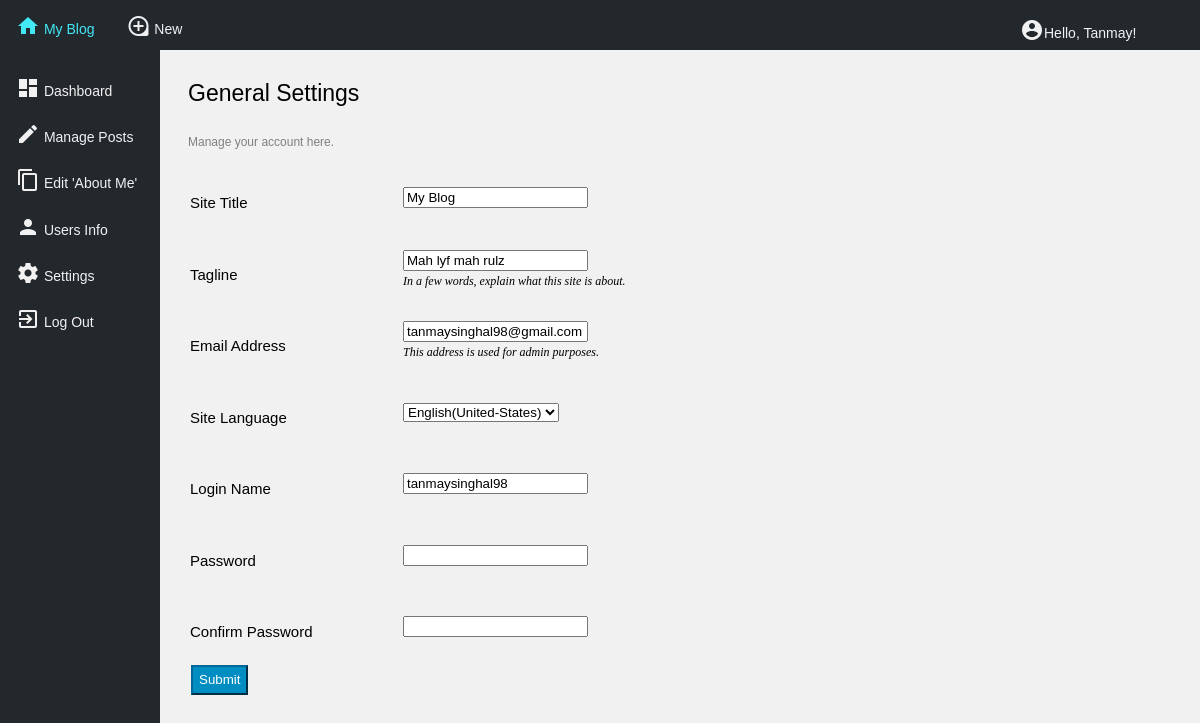
The app's page /Settings.php?user_id=1 with its own data.
### tables this page shows
CREATE TABLE `User` (
  `user_id` int(11) NOT NULL AUTO_INCREMENT,
  `fname` varchar(20) DEFAULT NULL,
  `lname` varchar(20) DEFAULT NULL,
  `email` varchar(50) DEFAULT NULL,
  `password` varchar(50) DEFAULT NULL,
  `site_title` varchar(30) DEFAULT NULL,
  `tagline` varchar(50) DEFAULT NULL,
  `username` varchar(30) DEFAULT NULL,
  PRIMARY KEY (`user_id`)
);

### php/Database.php (called while the page is built, shortened)
<?php
class Db{
    private $conn;
    public function __construct($host, $username, $password, $db_name)
    {
            try {
                $this->conn = new PDO("mysql:host=localhost;dbname=Blog", "root", "root");
                $this->conn->setAttribute( PDO::ATTR_DEFAULT_FETCH_MODE, PDO::FETCH_ASSOC);
                $this->conn->exec("SET CLIENT_ENCODING TO UTF8");
                return $this->conn;
            }
            catch (PDOException $err) {
                echo "DB facing Problem";
                $err->getMessage();
               file_put_contents('PDOErrors.txt',$err, FILE_APPEND);
                die();
            }
        return $this->conn;
    }
    public function execSql($sql, $params, & $result_set)
    {
        $result = $this->conn->prepare($sql);
        $result->execute($params);
        if($result == FALSE)
        {
            $result_set   = NULL;
            $return_value = FALSE;
        }
        else if($result->rowCount() == 0)
        {
            $result_set   = NULL;
            $return_value = TRUE;
        }else
        {
            $result_set   = $result->fetchAll();
            $return_value = TRUE;
        }
        return $return_value;
    }
}

### Settings.php (the view, shortened to what this page needs)
<?php
require_once('php/Database.php');
$db = new Db(DB_SERVER, DB_USER, DB_PASSWORD, DB_DATABASE);
$user_id = $_GET['user_id'];
$query = "select * from User where user_id = ?";
$result = $db->execSql($query, array($user_id), $response);
$fname = $response[0]['fname'];
$email = $response[0]['email'];
$site_title = $response[0]['site_title'];
$tagline = $response[0]['tagline'];
$username = $response[0]['username'];
?>
<!DOCTYPE html>
<html>
  <head>
    <html lang="en-us">
    <link rel="stylesheet" href="css/Settings.css">
  </head>
  <body>
    <h3>General Settings</h3>
    <div class="sidenav">
      <a href="#"><i class="material-icons">dashboard</i> Dashboard</a>
      <a href="http://localhost/Blog/myposts.php?user_id=<?php echo $user_id?>"><i class="material-icons">edit</i> Manage Posts</a>
      <a href="http://localhost/Blog/myabout.php?user_id=<?php echo $user_id?>"><i class="material-icons">content_copy</i> Edit 'About Me'</a>
      <a href="http://localhost/Blog/users.php?user_id=<?php echo $user_id?>"><i class="material-icons">person</i> Users Info</a>
      <a href="http://localhost/Blog/Settings.php?user_id=<?php echo $user_id?>"><i class="material-icons">settings</i> Settings</a>
      <a href="http://localhost/Blog/Login.php"><i class="material-icons">exit_to_app</i> Log Out</a>
    </div>
    <div class="topnav">
      <a href="http://localhost/Blog/index.php?site_title=<?php echo $site_title?>"><i class="material-icons">home</i> My Blog</a>
      <a href="http://localhost/Blog/newPost.php?user_id=<?php echo $user_id?>"><i class="material-icons">loupe</i> New</a>
      <p style="margin-left: 85%"><i class="material-icons">account_circle</i>Hello, <?php echo $fname?>!</p>
    </div>
    <p style="margin-left:180px;font-size:12px;color:gray;font-family:Arial">Manage your account here.</p>
    <form name="newform" onsubmit="return func1()" method="post">
    <table>
      <tr>
        <th>Site Title</th>
        <td><input type="text" name="title" value= "<?php echo $site_title?>" ></td>
      </tr>
      <tr>
        <th>Tagline</th>
        <td>
          <input type="text" name="tagline" value= "<?php echo $tagline?>"><br>
          <em>In a few words, explain what this site is about.</em>
        </td>
      </tr>
      <tr>
        <th>Email Address</th>
        <td>
          <input type="email" name="email" value= "<?php echo $email?>"><br>
          <em>This address is used for admin purposes.</em>
        </td>
      </tr>
      <tr>
        <th>Site Language</th>
        <td>
          <select>
            <option value = "english">English(United-States)</option>
          </select>
        </td>
      </tr>
      <tr>
        <th>Login Name</th>
        <td>
          <input type="text" name="name" value= "<?php echo $username?>">
        </td>
      </tr>
      <tr>
        <th>Password</th>
        <td>
          <input type="password" name="passwd1" minlength="8" maxlength="16" required>
        </td>
      </tr>
			<tr>
        <th>Confirm Password</th>
        <td>
          <input type="password" name="passwd2" minlength="8" maxlength="16" required>
        </td>
      </tr>
      <tr>
        <td>
          <input type="submit" name="submit" minlength="8" maxlength="16">
        </td>
      </tr>
    </table>
    </form>
  </body>
</html>

### css/Settings.css (style rules this page uses)
h3 { font-size: 23px; font-weight: 400; padding: 9px 0 4px; line-height: 29px; margin-left: 180px; margin-top: 70px; font-family: Arial; }
th { vertical-align: top; text-align: left; padding: 30px 10px 20px 0; width: 200px; font-family: Arial; line-height: 1.3; font-weight: 400; font-size: 15px; }
table { margin-left: 180px; }
em { font-size: 12px; }
input[type="submit"] { background: #008ec2; border-color: #006799; color: #fff; height: 2.3em; }
body { background-color: #f1f1f1; }
.material-icons { vertical-align:sub; }
.sidenav { height: 100%; width: 160px; position: fixed; z-index: 1; top: 50px; left: 0; background-color: #23282d; overflow-x: hidden; padding-top: 20px; }
.sidenav a { text-decoration: none; font-family: Arial; display: block; font-size: 14px; color: #f1f1f1; line-height: 18px; padding: 6px 8px 16px 16px; }
.topnav { width: 100%; height: 50px; top: 0; left: 0; position: fixed; background-color: #23282d; overflow: hidden; }
.topnav a { float: left; color: #f1f1f1; text-align: center; padding: 14px 16px; text-decoration:none; font-size: 14px; font-family: Arial; line-height: 18px; }
.topnav p { color: #f2f2f2; margin-left: 92%; margin-top: 1.5%; font-family: Arial; font-size: 14px; }

### records on screen
user: fname "Tanmay", title "My Blog", tagline "Mah lyf mah rulz", email "tanmaysinghal98@gmail.com", name "tanmaysinghal98"
